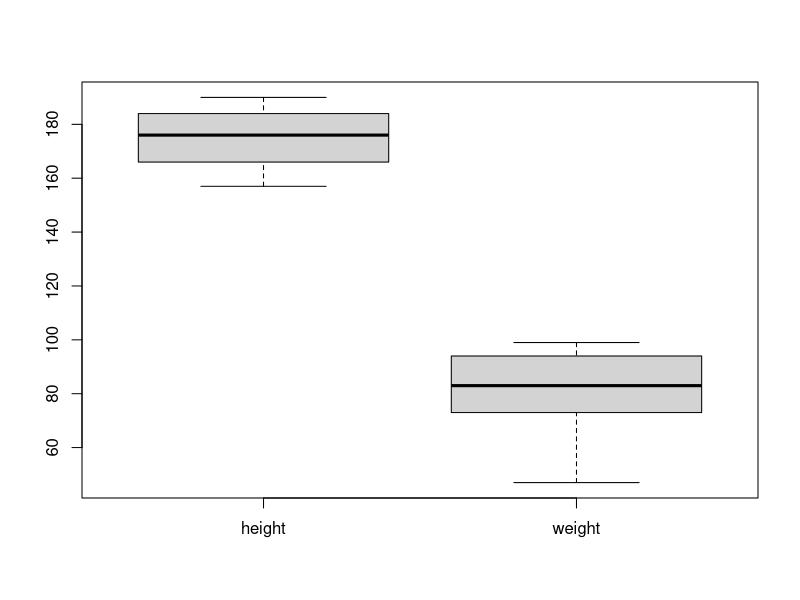
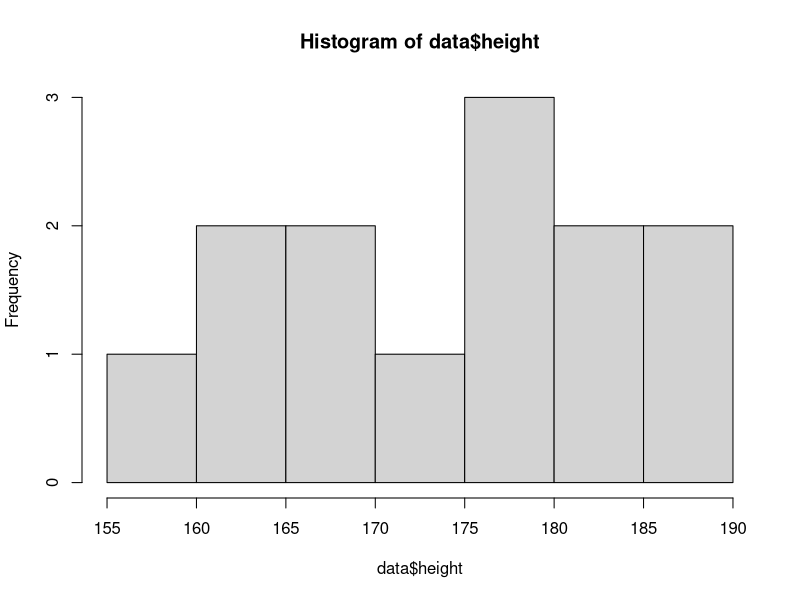
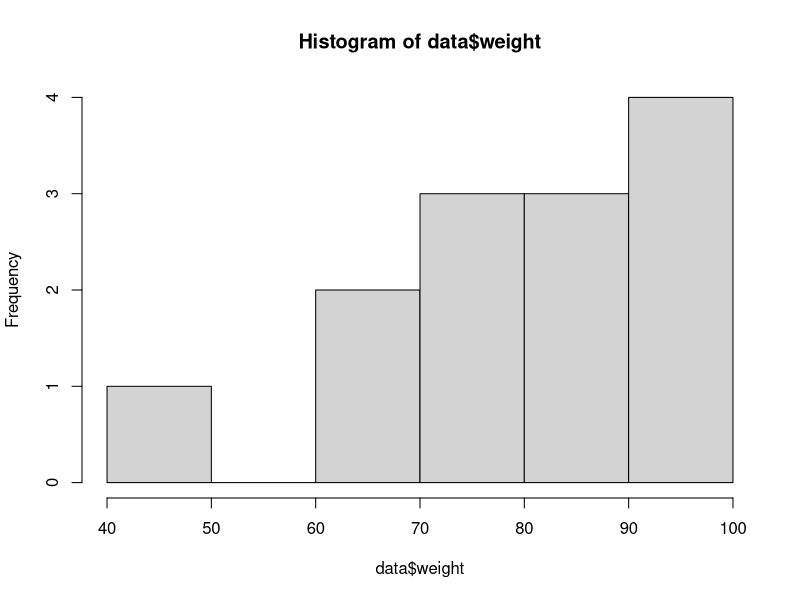
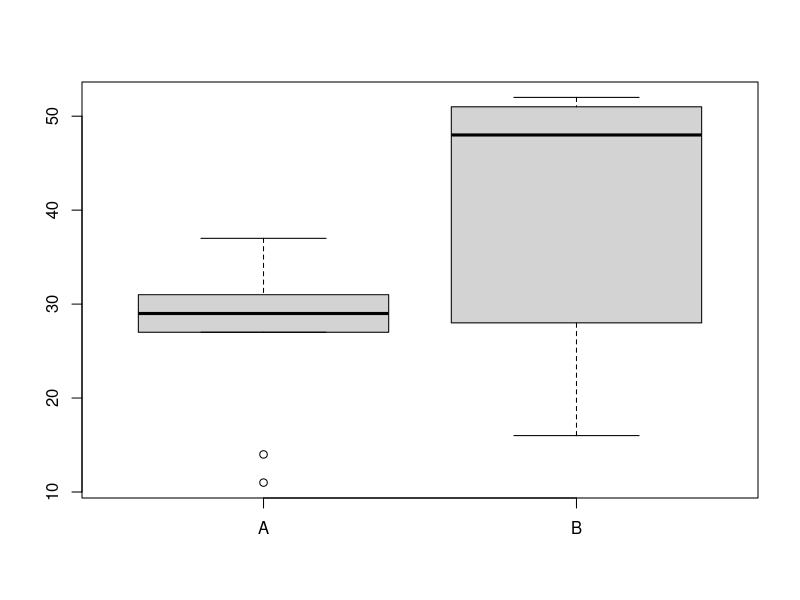
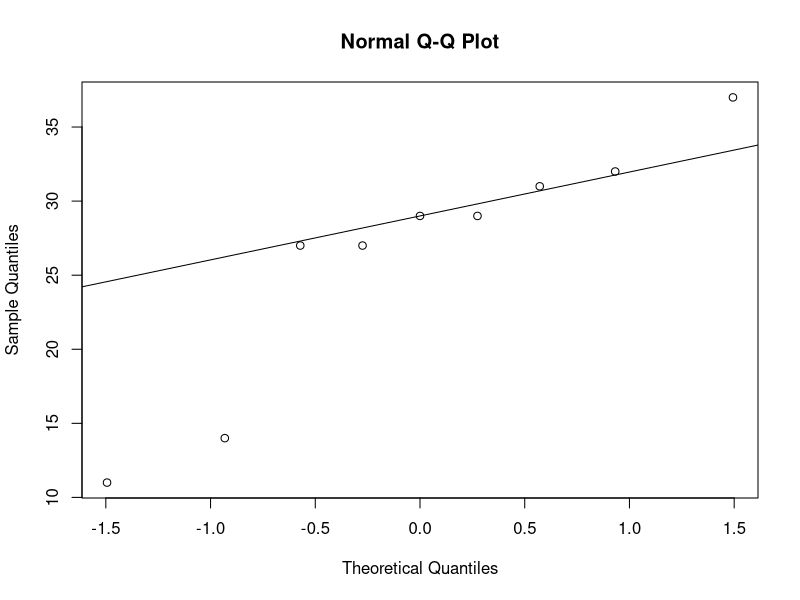
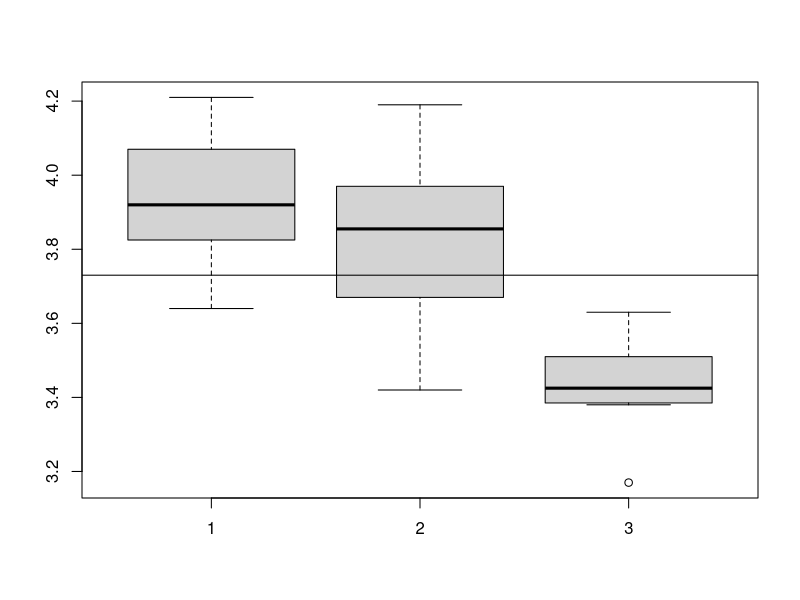

Source code (R) for these figures, in order:
## ---- chunk 1
knitr::opts_chunk$set(echo = TRUE)
## ---- chunk 2
x <- c(0,3,3,3,6,0,1,0,0,1,1,3,0,4,3,1,4,6,4,2,0,1,1,0,1,1,0,1,0,3)

cat(sprintf("mean: %.3f, sd: %.3f,", mean(x), sd(x)),
    "quantiles:", sprintf("%.3f", quantile(x)))
## ---- chunk 3
x1 <- c(157,184,162,166,168,163,178,185,190,187,176,174,179)

cat(sprintf("mean: %.3f, sd: %.3f,", mean(x1), sd(x1)),
    "quantiles:", sprintf("%.3f", quantile(x1)))

x2 <- c(47,85,66,83,62,73,84,94,99,96,76,94,74)

cat(sprintf("mean: %.3f, sd: %.3f,", mean(x2), sd(x2)),
    "quantiles:", sprintf("%.3f", quantile(x2)))
## ---- chunk 4
x <- 2 ^ (1/10)

cat(sprintf("The average annual growth rate is %s%%", round((x-1)*100, 3)))
## ---- chunk 5
x1 <- c(157,184,162,166,168,163,178,185,190,187,176,174,179)
x2 <- c(47,85,66,83,62,73,84,94,99,96,76,94,74)
data <- data.frame("height"=x1, "weight"=x2)
boxplot(data)

hist(data$height)
hist(data$weight)
## ---- chunk 6
x <-c (7.2,7.7,8.0,8.1,8.3,8.4,8.4,8.5,8.6,8.7,9.1,9.1,9.1,9.8,10.1,10.3)
## ---- chunk 7
n <- length(x)

sample_mean <- (1/n) * sum(x)
sample_var <- (1/(n-1)) * sum((x-sample_mean)^2)
sample_std <- sqrt(sample_var)

print(sprintf("smaple mean: %.3f, sample standard deviation: %.3f",
              sample_mean, sample_std))
## ---- chunk 8
alpha <- 0.05
t <- qt(1-(alpha/2), n-1)

val <- t * sample_std / sqrt(n)

conf_lower <- sample_mean - val
conf_upper <- sample_mean + val

print(sprintf("P(true mean in [%.3f,%.3f]) = %s",
              conf_lower, conf_upper, 1-alpha))
## ---- chunk 9
n_new <- 159
alpha <- 0.05
t <- qt(1-(alpha/2), n_new-1)

val <- t * sample_std / sqrt(n_new)

conf_lower <- sample_mean - val
conf_upper <- sample_mean + val

print(sprintf("P(true mean in [%.3f,%.3f]) = %s",
              conf_lower, conf_upper, 1-alpha))
## ---- chunk 10
alpha <- 0.1
q <- 1 - (alpha/2)
n <- 11
k <- 2
p <- k/n
print(sprintf("p: %.3f, n*p*(1-p): %.3f", p, n*p*(1-p)))
## ---- chunk 11
val <- qnorm(q) * sqrt(p*(1-p)/n)
conf_lower <- p - val
conf_upper <- p + val
print(sprintf("P(true proportion in [%.3f,%.3f]) = %s",
              conf_lower, conf_upper, 1-alpha))
## ---- chunk 12
conf_lower <- k / (k + (n-k+1) * qf(q, 2*(n-k+1), 2*k))
conf_upper <- (k+1) * qf(q, 2*(k+1), 2*(n-k)) /
              ((n-k) + (k+1) * qf(q, 2*(k+1), 2*(n-k)))
print(sprintf("P(true proportion in [%.3f,%.3f]) = %s",
              conf_lower, conf_upper, 1-alpha))
## ---- chunk 13
x <- c(13,14,12,11,16,16,17,20,20,21)
n <- length(x)

sample_mean <- mean(x)
sample_std <- sd(x)

print(sprintf("mean %.3f, std %.3f", sample_mean, sample_std))
## ---- chunk 14
alpha <- 0.05
t <- qt(1-(alpha/2), n-1)

val <- t * sample_std / sqrt(n)

conf_lower <- sample_mean - val
conf_upper <- sample_mean + val

print(sprintf("P(true mean in [%.3f,%.3f]) = %s",
              conf_lower, conf_upper, 1-alpha))
## ---- chunk 15
crit_val <- qt(1-(alpha/2), n-1)
test_stat <- abs(sqrt(n)*(sample_mean-14)/sample_std)

print(sprintf("critical value: %.3f, test statistic: %.3f",
              crit_val, test_stat))
## ---- chunk 16
A <- c(7.2,7.7,8.0,8.1,8.3,8.4,8.4,8.5,8.6,8.7,9.1,9.1,9.1,9.8,10.1,10.3)
B <- c(8.1,9.2,10.0,10.4,10.6,10.9,11.1,11.9,12.0,12.1)

n <- length(A)
m <- length(B)

alpha <- 0.05

mean_A <- sum(A)/n
mean_B <- sum(B)/m

s_A <- sqrt( sum(A^2)/n - mean_A^2 )
s_B <- sqrt( sum(B^2)/m - mean_B^2 )

cat(sprintf("sample variance A: %.3f, sample variance B: %.3f", s_A, s_B))
## ---- chunk 17
test_statistic <- s_B^2 / s_A^2
critical_value <- qf(1-alpha, m-1, n-1)

cat(sprintf("test statistic: %.3f, critical value: %.3f",
            test_statistic, critical_value))

cat(sprintf("The null hypothesis %s be rejected. p-value %s",
            if (test_statistic > critical_value) "can" else "cannot",
            df(test_statistic, m-1, n-1)))
## ---- chunk 18
z_A <- abs(A - mean_A)
mean_z_A <- sum(z_A)/n

z_B <- abs(B - mean_B)
mean_z_B <- sum(z_B)/m

z <- sum(c(z_A, z_B)) / (n+m)

test_statistic <- ( (n+m-2) * (n*(mean_z_A - z)^2 + m*(mean_z_B - z)^2) ) /
  ( sum((z_A - mean_z_A)^2) + sum((z_B - mean_z_B)^2) )
critical_value <- qf(1-alpha, 1, n+m-2)

cat(sprintf("test statistic: %.3f, critical value: %.3f",
            test_statistic, critical_value))

cat(sprintf("The null hypothesis %s be rejected.",
            if (test_statistic > critical_value) "can" else "cannot" ))

suppressMessages(library(car))
suppressWarnings(
cat(sprintf("p-value of: manual implementation %.3f, package 'car' %.3f",
            1 - pf(test_statistic, 1, n+m-2),
            leveneTest(c(A,B), c(rep(0, n), rep(1, m)), center="mean")$`Pr(>F)`[1]))
)
## ---- chunk 19
s_p <- sqrt( ((n-1)*(s_A^2) + (m-1)*(s_B^2)) / (n+m-2) )

test_statistic <- abs(mean_A - mean_B) * sqrt(n*m/n+m) / s_p

critical_value <- qt(1-(alpha/2), n+m-2)

cat(sprintf("test statistic: %.3f, critical value: %.3f",
            test_statistic, critical_value))

cat(sprintf("The null hypothesis %s be rejected. p-value %s",
            if (test_statistic > critical_value) "can" else "cannot",
            dt(test_statistic, n+m-2)))
## ---- chunk 20
val <- qt(1-(alpha/2), n+m-2) * s_p * sqrt(1/n + 1/m)

cat(sprintf("The true difference of the means is with %.f%% in [%.3f, %.3f]",
            (1-alpha)*100, mean_A-mean_B - val, mean_A-mean_B + val))
## ---- chunk 21
mean_A <- 22.13
mean_B <- 18.68

s_A <- 3.74
s_B <- 1.21

n <- 8
m <- 6
## ---- chunk 22
test_statistic <- s_A^2 / s_B^2
critical_value <- qf(0.95, n-1, m-1)

cat(sprintf("test statistic: %.3f, critical value: %.3f",
            test_statistic, critical_value))

cat(sprintf("The null hypothesis %s be rejected. p-value %s",
            if (test_statistic > critical_value) "can" else "cannot",
            df(test_statistic, m-1, n-1)))
## ---- chunk 23
Z_A <- ( ((s_A^2)/n) / ((s_A^2)/n + (s_B^2)/m) )^2 / (n-1)
Z_B <- ( ((s_B^2)/n) / ((s_A^2)/n + (s_B^2)/m) )^2 / (m-1)
df <- 1 / (Z_A + Z_B)

cat(sprintf("Z_A %.5f, Z_B %.5f, df %.2f", Z_A, Z_B, df))

test_statistic <- (mean_A - mean_B) / sqrt(s_A^2/n + s_B^2/m)
critical_value <- qt(1-(0.05/2), df)

cat(sprintf("test statistic: %.3f, critical value: %.3f",
            test_statistic, critical_value))

cat(sprintf("The null hypothesis %s be rejected. p-value %s",
            if (test_statistic > critical_value) "can" else "cannot",
            dt(test_statistic, df)))
## ---- chunk 24
# Relevant difference
d <- 13

# Sample standard deviations
s_A <- 15
s_B <- 18

# Type 1 and type 2 error
a <- 0.025
b <- 0.1
## ---- chunk 25
# Pooled standard deviation
s_p <- sqrt((s_A^2 + s_B^2) / 2)
cat(sprintf("s_p: %s", s_p), "\n")

# Quantiles of normal distribution
u_a <- qnorm(1-a)
u_b <- qnorm(1-b)
cat(sprintf("u_a: %s, u_b: %s", u_a, u_b), "\n")

# Sample size estimation for one-sided t-test, rounded up for conservative approach
n <- ceiling(2 * (u_a + u_b)^2 * s_p^2 / d^2)
cat(sprintf("We need %s patients total, %s per group.", 2*n, n))
## ---- chunk 26
mydata <- c(3,4,5,6,7)

Sn <- c(0.2, 0.4, 0.6, 0.8, 1)
Sn_shift <- c(0, 0.2, 0.4, 0.6, 0.8)

F0 <- pnorm(mydata, mean=3, sd=2)

test_statistic <- max( c(max(abs(Sn - F0)), max(abs(Sn_shift - F0))) )
cat(sprintf("Test statistic sup|Sn(x) - F0(x)| = %s", test_statistic), "\n")

# We get the critical value from the table, for n=5 and alpha=0.1
critical_value <- 0.509
cat(sprintf("The null hypothesis %s be rejected.",
            if (test_statistic > critical_value) "can" else "cannot"))
## ---- chunk 27
mydata <- c(3,4,5,6,7)

Sn <- c(0.2, 0.4, 0.6, 0.8, 1)
Sn_shift <- c(0, 0.2, 0.4, 0.6, 0.8)

F0 <- pnorm(mydata, mean=mean(mydata), sd=sd(mydata))

test_statistic <- max( c(max(abs(Sn - F0)), max(abs(Sn_shift - F0))) )
cat(sprintf("Test statistic sup|Sn(x) - F0(x)| = %s", test_statistic), "\n")

# We get the critical value from the table, for n=5 and alpha=0.1
critical_value <- 0.315
cat(sprintf("The null hypothesis %s be rejected.",
            if (test_statistic > critical_value) "can" else "cannot"))
## ---- chunk 28
x <- c(13,14,12,11,16,16,17,20,20,21)
n <- length(x)

m <- mean(x)
s <- sd(x)

print(sprintf("mean %.3f, std %.3f", m, s))

ref_val <- 14
a <- 0.05
b <- 0.2
## ---- chunk 29
ua <- qnorm(1-a/2)
ub <- qnorm(1-b)
cat(sprintf("u(1-a/2) %.3f, u(1-b) %.3f", ua, ub), "\n")

d <- m - ref_val

n <- (ua+ub)^2 * s^2 / d^2
cat(sprintf("We need %s samples.", ceiling(n)))
## ---- chunk 30
A <- sort(c(11,37,32,27,29,29,27,31,14))
B <- sort(c(52,38,51,48,49,52,28,17,16))

boxplot(A, B, names=c("A", "B"))
## ---- chunk 31
ma <- mean(A)
sa <- sd(A)
S <- 1:length(A) / length(A)
S_shift <- c(0, 1:(length(A)-1)/length(A))
F0 <- pnorm(A, ma, sa)

test_statistic <- max(max(abs(S-F0)), max(abs(S_shift-F0)))
critical_value <- 0.249
cat(sprintf("Test statistic %s", test_statistic), "\n")

cat(sprintf("The null hypothesis %s be rejected.",
            if (test_statistic > critical_value) "can" else "cannot"))
## ---- chunk 32
qqnorm(A)
qqline(A)
## ---- chunk 33
#install.packages("coin")
library(coin)

data<-c(A,B)
group<-as.factor(c(rep("A",length(A)),rep("B",length(B))))
wilcox_test(data~group,distribution = "exact")
## ---- chunk 34
A <- c(54.5,60.4,85.6,78.2,120.6,121)
B <- c(55.5,69.6,86.7,81.6,116.5,115)
## ---- chunk 35
d <- A - B

df <- data.frame(difference=d, rank=rank(abs(d)))
print(df)

df <- df[df$difference!=0,]
pos_rank_sum <- sum(df$rank[df$difference>0])
neg_rank_sum <- sum(df$rank[df$difference<0])
cat(sprintf("positive rank sum %s", pos_rank_sum), "\n")
cat(sprintf("negative rank sum %s", neg_rank_sum), "\n")

test_statistic <- min(pos_rank_sum, neg_rank_sum)
cat(sprintf("test statistic %s", test_statistic), "\n")
critical_value <- 0

cat(sprintf("The null hypothesis %s be rejected.",
            if (test_statistic <= critical_value) "can" else "cannot"))
## ---- chunk 36
wilcox.test(A,B,paired=TRUE,correct=FALSE)
wilcoxsign_test(A~B,distribution = "exact",zero.method="Wilcoxon")
wilcoxsign_test(A~B,distribution = "asymptotic",zero.method="Wilcoxon")
wilcoxsign_test(A~B,distribution = approximate(nresample = 10000),zero.method="Wilcoxon")
## ---- chunk 37
n <- 21
k <- 18
p <- k/n

cat(sprintf("n*p*(1-p) = %.2f", n*p*(1-p)))
## ---- chunk 38
e <- 0.6 # Expected cure rate

p1 <- 0
for (i in 0:k) {
  p1 <- p1 + choose(n, i) * e^i * (1-e)^(n-i)
}
cat(sprintf("p1: %.3f", p1), "\n")

p2 <- 0
for (i in k:n) {
  p2 <- p2 + choose(n, i) * e^i * (1-e)^(n-i)
}
cat(sprintf("p2: %.3f", p2), "\n")

p_val <- 2*min(p1, p2)
a <- 0.05 # Type 1 error
cat(sprintf("The null hypothesis %s be rejected. p.value %.3f",
            if (p_val < a) {"can"} else {"can not"}, p_val))
## ---- chunk 39
A <- c(5,7,6,4,6,0)
B <- c(3,10,4,5,6,0)

library(coin)
data<-c(A,B)
group<-as.factor(c(rep("A",length(A)),rep("B",length(B))))
wilcox_test(data~group,distribution = "exact")
## ---- chunk 40
A <- c(70,7,13,10)
B <- c(150,20,20,10)

A_p <- A / sum(A) * 100
A_e <- c(A+B) * sum(A)/(sum(A)+sum(B))
A_e_p <- A_e / sum(A_e) * 100

B_p <- B / sum(B) * 100
B_e <- c(A+B) * sum(B)/(sum(A)+sum(B))
B_e_p <- B_e / sum(B_e) * 100

cat(" Expected A:         ", sprintf("%6.2f", A_e), "\n",
    "Observed A:         ", sprintf("%6.2f", A), "\n",
    "Expected A percent: ", sprintf("%5.1f%%", B_e_p), "\n",
    "Observed A percent: ", sprintf("%5.f%%", A_p), "\n",
    "\n",
    "Expected B:         ", sprintf("%6.2f", B_e), "\n",
    "Observed B:         ", sprintf("%6.2f", B), "\n",
    "Expected B percent: ", sprintf("%5.1f%%", B_e_p), "\n",
    "Observed B percent: ", sprintf("%5.f%%", B_p), "\n")
## ---- chunk 41
# Type 1 error
a <- 0.05

test_statistic <- sum( ( c(A, B) - c(A_e, B_e) )^2 / c(A_e, B_e) )
critical_value <- qchisq(1-a, 1)

cat(sprintf("The null hypothesis %s be rejected.",
            if (test_statistic > critical_value) {"can"} else {"can not"}))
## ---- chunk 42
data <- matrix(c(4, 5, 13, 3), 2, 2)
fisher.test(data)
## ---- chunk 43
data <- matrix(c(5, 1, 2, 6), 2, 2)
## ---- chunk 44
chisq.test(data, correct=FALSE)
## ---- chunk 45
chisq.test(data, correct=TRUE)
## ---- chunk 46
fisher.test(data)
## ---- chunk 47
p <- 100
n <- 200

pre <- p / (p + n)

tp <- 90
fp <- 30
tn <- 170
fn <- 10

se <- tp / p
sp <- tn / n

ppv_1 <- tp / (tp + fp)
ppv_2 <- (se * pre) / (se * pre + (1 - sp) * (1 - pre))

npv_1 <- tn / (tn + fn)
npv_2 <- (sp * (1 - pre)) / (sp * (1 - pre) + (1 - se) * pre)

cat(sprintf(" sensitivity: %.3f\n", se),
    sprintf("specificity: %.3f\n", sp),
    "\n",
    sprintf("positive predictive value (excluding prevelance): %.3f\n", ppv_1),
    sprintf("positive predictive value (including prevelance): %.3f\n", ppv_2),
    "\n",
    sprintf("negative predictive value (excluding prevelance): %.3f\n", npv_1),
    sprintf("negative predictive value (including prevelance): %.3f\n", npv_2))
## ---- chunk 48
a <- 5
b <- 3
c <- 2
d <- 10

P1 <- a / (a+b)
P0 <- c / (c+d)

cat(sprintf("p(ill | fish) = %.3f, p(ill | !fish) = %.3f", P1, P0))
## ---- chunk 49
odds_fish <- P1 / (1 - P1)
odds_nfish <- P0 / (1 - P0)

cat(sprintf(" odds(fish)  = %.3f, odds(!fish) = %.3f", odds_fish, odds_nfish))
## ---- chunk 50
OR <- odds_fish / odds_nfish
SE <- (1/a + 1/b + 1/c + 1/d) ^ (0.5)

cat(sprintf("OR(fish) = %.3f, 95%% confidence interval: [%.3f, %.3f]",
            OR, OR*exp(-qnorm(0.975) * SE), OR*exp(+qnorm(0.975) * SE)))
## ---- chunk 51
z <- log(OR)/SE

cat(sprintf("z = %.3f, significant difference from 1: %s", z, z > qnorm(0.975)))
## ---- chunk 52
RR <- P1 / P0
SE <- ( ( b / (a*(a+b)) ) + ( d / (c*(c+d)) ) ) ^ (0.5)

cat(sprintf("RR(fish) = %.3f, 95%% confidence interval: [%.3f, %.3f]",
            RR, RR*exp(-qnorm(0.975) * SE), RR*exp(+qnorm(0.975) * SE)))
## ---- chunk 53
a <- 965
b <- 2691
c <- 957
d <- 2855

P1 <- a / (a+b)
P0 <- c / (c+d)

cat(sprintf("p(s | m) = %.3f, p(s | f) = %.3f", P1, P0))
## ---- chunk 54
odds_m <- P1 / (1 - P1)
odds_f <- P0 / (1 - P0)

cat(sprintf(" odds(male)  = %.3f, odds(female) = %.3f", odds_m, odds_f))
## ---- chunk 55
OR <- odds_m / odds_f
SE <- (1/a + 1/b + 1/c + 1/d) ^ (0.5)

cat(sprintf("OR(male) = %.3f, 95%% confidence interval: [%.3f, %.3f]",
            OR, OR*exp(-qnorm(0.975) * SE), OR*exp(+qnorm(0.975) * SE)))
## ---- chunk 56
RR <- P1 / P0
SE <- ( ( b / (a*(a+b)) ) + ( d / (c*(c+d)) ) ) ^ (0.5)

cat(sprintf("RR(male) = %.3f, 95%% confidence interval: [%.3f, %.3f]",
            RR, RR*exp(-qnorm(0.975) * SE), RR*exp(+qnorm(0.975) * SE)))
## ---- chunk 57
a <- 15
b <- 10
c <- 5
d <- 10

n <- a + b + c + d
## ---- chunk 58
p_e   <- (a+b)/n * (a+c)/n + (c+d)/n * (b+d)/n
p_a   <- (a+d)/n
kappa <- (p_a-p_e) / (1-p_e)
cat(sprintf("p_e: %.3f, p_a: %.3f, kappa: %.3f", p_e, p_a, kappa))
## ---- chunk 59
r <- min(b,c)
p <- 2 * sum(choose(b+c, 0:r) * 0.5^(b+c))

cat(sprintf("p-value: %.3f", p))
## ---- chunk 60
X <- c(10,8,3,4,1,5,9,2,6,6)
Y <- c(7,9,5,3,2,6,10,1,4,8)

n <- length(X)
## ---- chunk 61
r <- cov(X,Y) / (sd(X) * sd(Y))
cat(sprintf("r: %.3f", r))
## ---- chunk 62
test_stat <- r * sqrt((n-2)/(1-r^2))
cat(sprintf("test statistic: %.3f, significant value: %.3f, ",
            test_stat, qt(0.975, n-2)))
## ---- chunk 63
n  <- 100
r1 <- 0.62
r2 <- 0.36

z1 <- 0.5 * log((1+r1) / (1-r1))
z2 <- 0.5 * log((1+r2) / (1-r2))

test_stat <- (z1 - z2) / sqrt(2/(n-3))

cat(sprintf("z1: %.3f, z2: %.3f, test statistic: %.3f, critical value: %.3f",
            z1, z2, test_stat, qnorm(0.975)))
## ---- chunk 64
X <- c(10, 8, 3, 4, 1, 5, 9, 2, 6, 6)
Y <- c(7, 9, 5, 3, 2, 6, 10, 1, 4, 8)
## ---- chunk 65
X_rank <- c(10, 8, 3, 4, 1, 5, 9, 2, 6.5, 6.5)
Y_rank <- c(7, 9, 5, 3, 2, 6, 10, 1, 4, 8)

X_rank_sd <- sd(X_rank)
Y_rank_sd <- sd(Y_rank)

XY_rank_cov <- cov(X_rank, Y_rank)

rho_XY <- XY_rank_cov / (X_rank_sd * Y_rank_sd)

cat(sprintf("SD X rank: %.3f; SD Y rank: %.3f; COV X,Y rank: %.3f; Rho X,Y: %.3f",
            X_rank_sd, Y_rank_sd, XY_rank_cov, rho_XY))
## ---- chunk 66
n <- length(X)

test_statistic <- rho_XY * sqrt( (n-2) / (1 - rho_XY^2) )
critical_value <- qt(0.975, n-2)

cat(sprintf("test statistic: %.3f; critical value: %.3f"
            , test_statistic, critical_value), "\n",
    sprintf("We can see that we %s reject the null hypothesis.",
            if (abs(test_statistic) > critical_value) "can" else "cannot"))
## ---- chunk 67
r12 <- -0.205  # family social support - stress
r13 <-  0.285  # loneliness - stress
r23 <- -0.495  # family social support - loneliness
n <- 405

R_abs <- abs( 1 - r12^2 - r13^2 - r23^2 + 2 * r12 * r13 * r23 )
r_bar <- (r12 + r13) / 2
test_statistic <- (r12-r13) *
  sqrt( ((n-1) * (1+r23)) /
          ( 2 * ((n-1)/(n-3)) * R_abs + r_bar^2 * (1-r23)^3 ) )
critical_value <- qt(0.975, n-3)

cat(sprintf("test statistic: %.3f; critical value: %.3f"
            , test_statistic, critical_value), "\n",
    sprintf("We can see that we %s reject the null hypothesis.",
            if (abs(test_statistic) > critical_value) "can" else "cannot"))
## ---- chunk 68
A <- c(2, 3, 5, 2)
B <- c(1, 4, 5, 3)
## ---- chunk 69
A_sort <- c(2, 2, 3, 5)
B_sort <- c(1, 3, 4, 5)
n <- length(A)

# 13 14 15, 34 35, 45
# +  +  +   +  +   +
# 31 34 35, 14 15, 45
# -  +  +   +  +   +

nc <- 5
nd <- 0

T <- 2 * (2-1) / 2
W <- 0

tau_b <- (nc - nd) /
  ( sqrt(0.5 * n * (n-1) - T) * sqrt(0.5 * n * (n-1) - W) )

cat(sprintf("Kendall Tau-b: %.3f", tau_b))
## ---- chunk 70
v0 <- n * (n-1) * (2*n+5)
vt <- 2 * (2-1) * (2*2+5)
vw <- 0
v1 <- 0
v2 <- 0
v <- (v0 - vt - vw) / (18 + v1 + v2)

test_statistic <- (nc - nd) / sqrt(v)
critical_value <- qnorm(0.975)

cat(sprintf("test statistic: %.3f; critical value: %.3f"
            , test_statistic, critical_value), "\n",
    sprintf("We can see that we %s reject the null hypothesis.",
            if (abs(test_statistic) > critical_value) "can" else "cannot"))
## ---- chunk 71
n_crimes   <- c(210, 234, 279, 179, 160, 136)
n_police   <- c(20, 21, 23, 19, 18, 15)
population <- c(30000, 40000, 50000, 20000, 10000, 5000)

r_xy <- cor(n_crimes, n_police)
r_xu <- cor(n_crimes, population)
r_yu <- cor(n_police, population)

r_xy.u <- (r_xy - r_xu * r_yu) / sqrt((1 - r_xu^2) * (1 - r_yu^2))
cat(sprintf("r_xy: %.3f, r_xu: %.3f, r_yu: %.3f, r_xy.u: %.3f",
            r_xy, r_xu, r_yu, r_xy.u))
## ---- chunk 72
n <- length(n_crimes)
test_statistic <- r_xy.u * sqrt((n - 3) / (1 - r_xy.u^2))
critical_value <- qt(0.975, n-3)

cat(sprintf("test statistic: %.3f; critical value: %.3f"
            , test_statistic, critical_value), "\n",
    sprintf("We can see that we %s reject the null hypothesis.",
            if (abs(test_statistic) > critical_value) "can" else "cannot"))
## ---- chunk 73
A <- c(3.64, 3.77, 4.18, 4.21, 3.88, 3.93, 3.91, 3.96)
B <- c(3.42, 3.96, 3.87, 4.19, 3.58, 3.76, 3.84, 3.98)
C <- c(3.17, 3.63, 3.38, 3.47, 3.39, 3.41, 3.55, 3.44)

boxplot(A, B, C)
abline(h=mean(c(A, B, C)))
## ---- chunk 74
library(nortest)
lillie.test(A)
lillie.test(B)
lillie.test(C)
## ---- chunk 75
library(car)

dv <- c(A, B, C)
iv <- as.factor(c(rep("A", length(A)), rep("B", length(B)), rep("C", length(C))))

leveneTest(dv~iv, center="mean")
## ---- chunk 76
m_grand <- mean(c(A, B, C))

m_A <- mean(A)
l_A <- length(A)

m_B <- mean(B)
l_B <- length(B)

m_C <- mean(C)
l_C <- length(C)

SS_between <- l_A*(m_A-m_grand)^2 + l_B*(m_B-m_grand)^2 + l_C*(m_C-m_grand)^2
SS_within  <- sum((A - m_A)^2 + (B - m_B)^2 + (C - m_C)^2)
SS_total   <- SS_between + SS_within

cat(sprintf("SS_between: %.3f, SS_within: %.3f, SS_total: %.3f",
            SS_between, SS_within, SS_total), "\n")

k <- 3
N <- length(c(A, B, C))

MS_between <- SS_between / (k-1)
MS_within  <- SS_within / (N-k)
MS_total   <- SS_total / (N-1)

cat(sprintf("MS_between: %.3f, MS_within: %.3f, MS_total: %.3f",
            MS_between, MS_within, MS_total), "\n")

test_statistic <- MS_between / MS_within
critical_value <- qf(0.95, k-1, N-k)

cat(sprintf("test statistic: %.3f; critical value: %.3f"
            , test_statistic, critical_value), "\n",
    sprintf("We can see that we %s reject the null hypothesis.",
            if (abs(test_statistic) > critical_value) "can" else "cannot"))
## ---- chunk 77
model <- aov(dv~iv)
summary(model)
## ---- chunk 78
A <- c(80, 77, 71, 72, 75)
B <- c(84, 74, 81, 80, 79)
C <- c(76, 76, 74, 73, 74)

n <- 5
k <- 3
## ---- chunk 79
# Building an appropriate Data-Frame for Mauchly’s Test
patid <- as.factor(c(seq(1:5), seq(1:5), seq(1:5)))
time  <- c(rep("A", length(A)), rep("B", length(B)), rep("C", length(C)))
bpm   <- c(A, B, C)
df    <- data.frame(patid, time, bpm)
View(df)

# Mauchly's Test of Sphericity
bpm_matrix <- matrix(bpm, nrow=5, ncol=3)
mauchly.test(lm(bpm_matrix~1), X=~ 1)
## ---- chunk 80
m_grand <- mean(c(A, B, C))

# group means
m_A <- mean(A)
m_B <- mean(B)
m_C <- mean(C)

# patient means
m <- numeric(5)
for(i in 1:n) {
  m[i] <- mean(c(A[i], B[i], C[i]))
}

cat(sprintf("m_A: %.3f, m_B: %.3f, m_C: %.3f", m_A, m_B, m_C), "\n",
    "m:", sprintf("%.3f", m), "\n\n")

SS_cond   <- n * sum((m_A-m_grand)^2 + (m_B-m_grand)^2 + (m_C-m_grand)^2)
SS_object <- k * sum((m-m_grand)^2)
SS_within <- sum((A-m_A)^2 + (B-m_B)^2 + (C-m_C)^2)
SS_error  <- SS_within - SS_object

cat(sprintf("SS_cond: %.3f, SS_obbject: %.3f, SS_within: %.3f, SS_error: %.3f",
            SS_cond, SS_object, SS_within, SS_error), "\n")

MS_cond   <- SS_cond / (k-1)
MS_object <- SS_object / (n-1)
MS_within <- SS_within / (k*(n-1))
MS_error  <- SS_error / ((n-1)*(k-1))

cat(sprintf("MS_cond: %.3f, MS_obbject: %.3f, MS_within: %.3f, MS_error: %.3f",
            MS_cond, MS_object, MS_within, MS_error), "\n\n")

test_statistic <- MS_cond / MS_error
critical_value <- qf(0.95, k-1, (n-1)*(k-1))

cat(sprintf("test statistic: %.3f; critical value: %.3f" ,
            test_statistic, critical_value), "\n",
    sprintf("We can see that we %s reject the null hypothesis.",
            if (abs(test_statistic) > critical_value) "can" else "cannot"))
